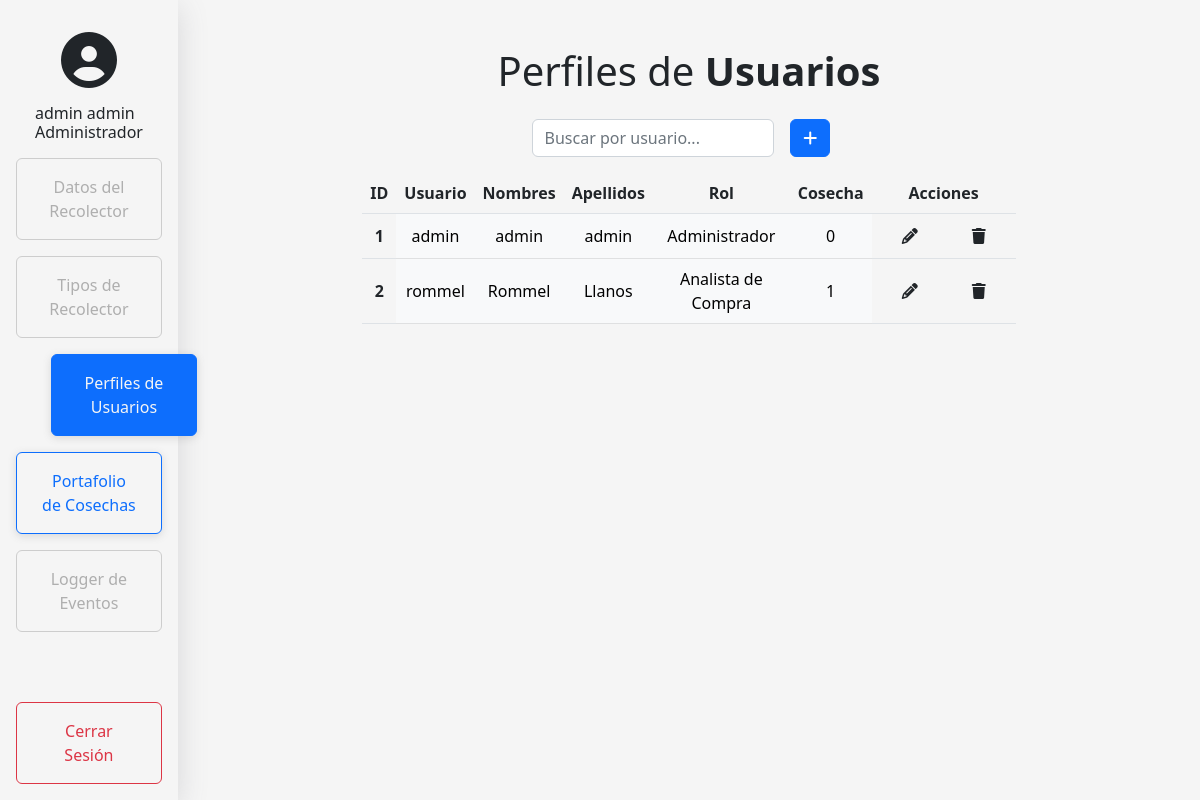
Page /admin (signed in) on the committed database.
### model.py (models this page shows, shortened)
class Usuario(db.Base):
    __tablename__ = 'usuarios'
    id = Column(Integer, primary_key=True, autoincrement = True)
    username = Column(String, nullable=False, unique=True)
    password = Column(String, nullable=False)
    nombres = Column(String, nullable=False)
    apellidos = Column(String, nullable=False)
    cosecha = Column(Integer, ForeignKey("cosecha.id"))
    rol = Column(Integer, default=0, nullable=False)

### app.py (the view)
@app.route('/admin',methods=['GET','POST','PUT'])
def admin():
    if 'username' in session:
        if session['rol'] == 1:
            if request.method=='POST':
                new_user = db1.session.query(Usuario).filter_by(username = request.form['username']).first()
                if new_user == None:
                    agregarUsuario( request.form['username'],
                                    request.form['password'],
                                    request.form['nombre'],
                                    request.form['apellido'],
                                    request.form['cosecha'],
                                    request.form['rol'])
                    users = obtenerUsuarios()
                    return render_template('admin.html',users=users)
                else:
                    flash("Este nombre de usuario ya existe ")
                    users = obtenerUsuarios()
                    return render_template('admin.html',users=users)
            else:
                users = obtenerUsuarios()
                return render_template('admin.html',users=users)
        else:
            return redirect(url_for('home'))
    else:
       return redirect(url_for('login'))

### app.py (called while the page is built)
def obtenerUsuarios():
    usuarios = db1.session.query(Usuario).filter_by().all()
    return usuarios

### templates/admin.html (shortened to what this page needs)
{% extends './home.html' %}
{% block customCSS %}
<link rel="stylesheet" href="{{ url_for('static',filename='css/login.css') }}">
{% endblock %}
{% block body %}
<main class="form-signin w-100 mb-auto mt-3 text-center">
  <h2 class=" my-3 fade-in display-6">Perfiles de <b class="fw-bold">Usuarios</b></h2>
  <div class="row justify-content-md-center fade-in">
    <div class="col-12 col-md-4 d-flex justify-content-end">
          <input type="text" class="form-control my-2 search" id="myInput" onkeyup="search()" placeholder="Buscar por usuario...">
          <button type="button" class="btn btn-primary my-2 mx-3" data-bs-toggle="modal" data-bs-target="#AgregarUsuario">
            <i class="fa-solid fa-plus"></i>
          </button>
    </div>
  </div>
  {%if users%}
      <div class="row justify-content-md-center fade-in">
        <div class="col-12 col-md-8 table-responsive">
          <table class="table mt-2 table-hover " id = "users">
            <thead>
              <th scope="col">ID</th>
              <th scope="col">Usuario</th>
              <th scope="col">Nombres</th>
              <th scope="col">Apellidos</th>
              <th scope="col">Rol</th>
              <th scope="col">Cosecha</th>
              <th scope="col">Acciones</th>
            </thead>
            <tbody>
              {%for user in users%}
              <tr class=" deleteOut tdEdit">
                  <th scope="row" id="{{user.id}}">{{user.id}}</th>
                  <td class="table-light tdEdit" type="username" id="username">{{user.username}}</td>
                  <td class="table-light tdEdit" type="username" id="nombre">{{user.nombres}}</td>
                  <td class="table-light tdEdit" type="username" id="apellidos">{{user.apellidos}}</td>
                  <td class="table-light tdEdit" type="username" name="Roles" value="{{user.rol}}"></td>
                  <td class="table-light tdEdit" type="username" id="cosecha">{{user.cosecha}}</td>
                  <td>
                    <div class="cont">
                      <button id="editbtn" method="POST" class="edit pencil btn" role="button"
                        data-bs-toggle="modal" data-bs-target="#EditarUsuario" onclick="handleEdit()">
                        <div>
                          <i class="fa-solid fa-pencil"></i>
                        </div>
                      </button>
                      <form name="ID" action="/admin/delete" method="POST" class="edit trash btn" role="button" onclick="handleDelete();">
                        <div >
                          <i class="fa-solid fa-trash"></i>
                        </div>
                      </form>
                    </div>
                  </td>
              </tr>
              {%endfor%}
            </tbody>
          </table>
        </div>
      </div>
  {%endif%}
</main>
{% endblock %}

### templates/home.html (shortened to what this page needs)
{% extends './base.html' %}
    {% block menu %}
    {% if 'username' in session%}
    <div class="d-flex flex-column p-3 bg-light sidebar " style="width: 17%; height: 100%;">
        <ul  role="button" onclick="window.location = '/'"class="nav d-flex mb-3 mr-3 justify-content-center fade-in" name="home">
            <li class=" d-flex centerList flex-column">
                <i class="fa-solid fa-circle-user display-4 m-3"></i>
            </li>
            <li class=" justify-content-center flex-column centerList mx-2" >
                <h6 class="text-left centerList">
                    {{ session['nombres'] + ' ' + session['apellidos']}}
                </h6>
                <h6 class="text-left fw-light centerList">
                    {% if session['rol'] == 0%}
                    Analista de Compras
                    {%elif session['rol'] == 1 %}
                    Administrador
                    {%else%}
                    Vendedor
                    {%endif%}
                </h6>
            </li>
        </ul>
        <ul class="nav nav-pills flex-column mb-auto upList justify-content-md-center" id="menuList">
            {% if session['rol'] == 0 %}
            <li class="align-items-center justify-content-md-center fade-in">
                <a href="{{ url_for('recolector') }}" class="w-100">
                    <button class="nav-item btn btn-outline-primary mb-3 px-4 py-3">
                        Datos del Recolector
                    </button>
                </a>
            </li>
            <li class="align-items-center justify-content-md-center fade-in">
                <a href="{{ url_for('tipo_prod') }}" class="w-100">
                    <button class="nav-item btn btn-outline-primary mb-3 px-4 py-3">
                        Tipos de Recolector
                    </button>
                </a>
            </li>
            {% else %}
            <li class="align-items-center justify-content-md-center fade-in">
                <a href="#" class="w-100 disabled">
                    <button class="nav-item btn btn-outline-primary mb-3 px-4 py-3 disabled">
                         Datos del Recolector
                    </button>
                </a>
            </li>
            <li class="align-items-center justify-content-md-center fade-in">
                <a href="#" class="w-100 disabled">
                    <button class="nav-item btn btn-outline-primary mb-3 px-4 py-3 disabled">
                        Tipos de Recolector
                    </button>
                </a>
            </li>
            {% endif %}
            {% if session['rol'] == 1 %}
            <li class="align-items-center justify-content-md-center fade-in">
                <a href="{{ url_for('admin') }}" class="w-100">
                    <button class="nav-item btn btn-outline-primary mb-3 px-4 py-3">
                        Perfiles de Usuarios
                    </button>
                </a>
            </li>
            {% endif %}
            {% if session['rol'] == 1 or session['rol'] == 0 %}
            <li class="align-items-center justify-content-md-center fade-in">
                <a href="{{ url_for('cosechas') }}" class="w-100">
                    <button class="nav-item btn btn-outline-primary mb-3 px-4 py-3">
                        Portafolio de Cosechas
                    </button>
                </a>
            </li>
            {% endif %}
            {% if session['rol'] == 2 %}
            <li class="align-items-center justify-content-md-center fade-in">
                <a href="#" class="w-100">
                    <button class="nav-item btn btn-outline-primary mb-3 px-4 py-3">
                        Logger de Eventos
                    </button>
                </a>
            </li>
            {%else%}
            <li class="align-items-center justify-content-md-center fade-in">
                <a href="#" class="w-100 disabled">
                    <button class="nav-item btn btn-outline-primary mb-3 px-4 py-3 disabled">
                        Logger de Eventos
                    </button>
                </a>
            </li>
            {%endif%}
        </ul>
        <ul class="nav nav-pills flex-column upList">
            <li class="align-items-center justify-content-md-center fade-in">
                <a href="/logout" class="w-100">
                    <button class="btn btn-outline-danger px-4 py-3 logout">
                        Cerrar Sesión
                    </button>
                </a>
            </li>
        </ul>
    </div>
    {%endif%}
        {% block body %}{% endblock %}
    {% endblock %}

### templates/base.html (shortened to what this page needs)
<!DOCTYPE html>
<html lang="en">
<head>
    <link href="https://cdn.jsdelivr.net/npm/bootstrap@5.2.0-beta1/dist/css/bootstrap.min.css"
        rel="stylesheet"
>
    {% block customCSS %}
    {% endblock %}
</head>
<body>
    {% block menu %}
    {% endblock %}
</body>
</html>

### static/css/login.css (style rules this page uses)
html, body { height: 100%; }
a.disabled { pointer-events: none; cursor: default; }
body { display: flex; align-items: center; background-color: #f5f5f5; }
.sidebar { box-shadow: rgba(99, 99, 99, 0.6) 0px 2px 8px 0px; box-shadow: rgba(100, 100, 111, 0.2) 0px 7px 29px 0px; background-color: #f5f5f5 !important; }
.nav-item.disabled { border-color: #b7b7b7; box-shadow: none; color: #898989 }
.nav-item { background-color: #f5f5f5; box-shadow: rgba(99, 99, 99, 0.2) 0px 2px 8px 0px; transition: 0.5s; width: 100% !important; }
.logout { width: 100%; }
.upList { display: flex; flex-direction: column !important; }
.upList>:last-child { margin-top: auto !important; }
.centerList { margin:auto 0px; }
.form-signin { padding: 15px; }
.cont { display: flex; flex: 0 0 auto; justify-content: center; padding: 0px; margin: -5px; }
form.edit { display: flex !important; flex: 1 0 0%; justify-content: center !important; padding: 6px 20px !important; border-radius: 40rem !important; }
button.edit { display: flex !important; flex: 1 0 0%; justify-content: center !important; padding: 6px 20px !important; border-radius: 40rem !important; }
.trash { margin: 0 6px !important; }
.pencil { margin: 0 6px !important; }
.fade-in { opacity:0; -webkit-animation:fadeIn ease-in 1; -moz-animation:fadeIn ease-in 1; animation:fadeIn ease-in 1; -webkit-animation-fill-mode:forwards; -moz-animation-fill-mode:forwards; animation-fill-mode:forwards; -webkit-animation-duration:0.3s; -moz-animation-duration:0.3s; animation-duration:0.3s; }
.table-light { vertical-align: middle; }
th { vertical-align: middle; }
td { text-align: center; vertical-align: middle; }

### rows in the picture
Usuario: id "1", username "admin", nombres "admin", apellidos "admin", cosecha "0"
Usuario: id "2", username "rommel", nombres "Rommel", apellidos "Llanos", {{ user.rol }} 0 (drawn), cosecha "1"

### other values in the picture
{{ session['nombres'] + ' ' + session['apellidos'] }} "admin admin"
